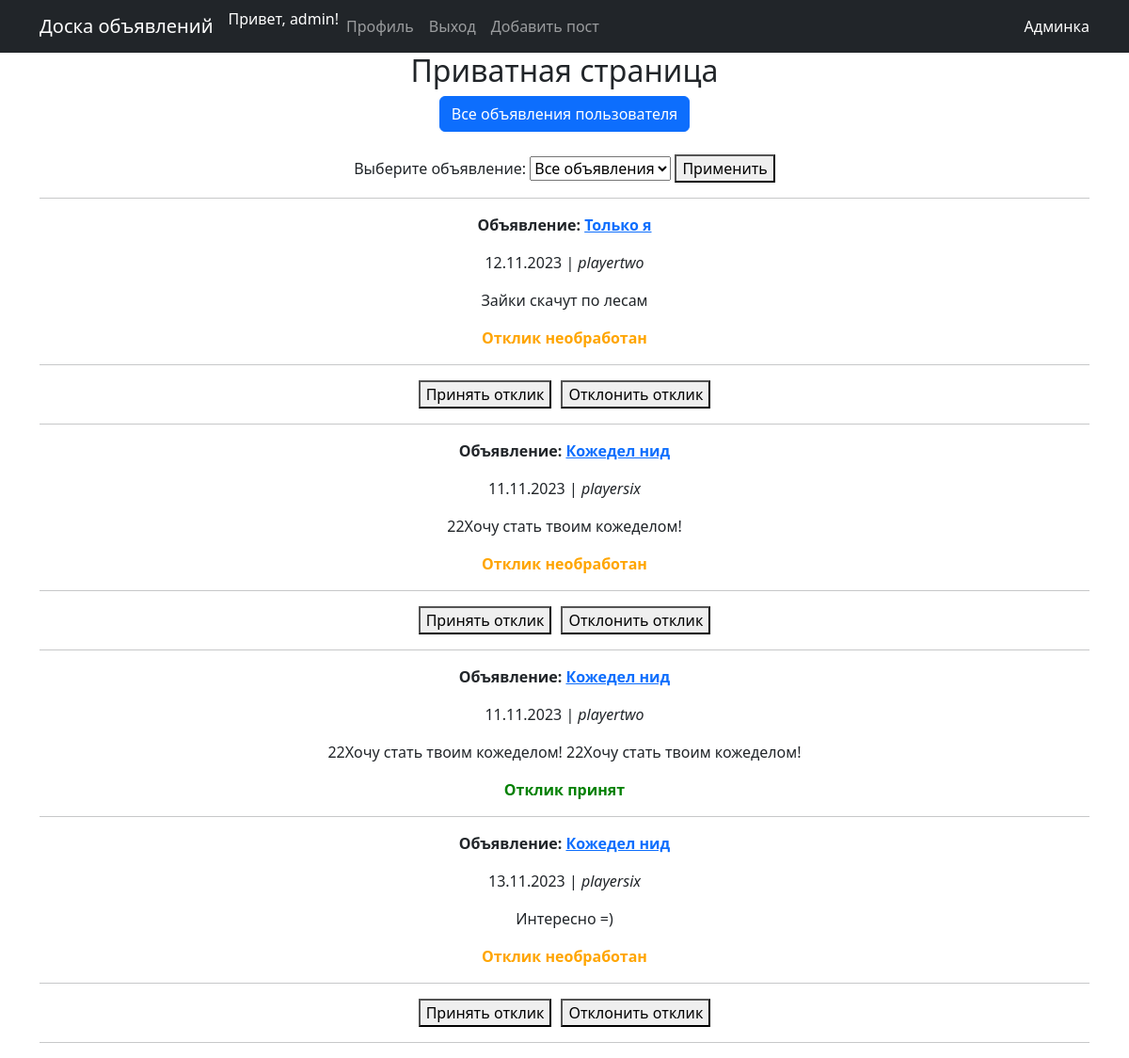
/profile/ (signed in), run on the app's committed database.
### board/models.py (models this page shows, shortened)
class Response(models.Model):
    STATUS_CHOICES = (
        ('undefined', 'Неопределенный'),
        ('accepted', 'Принят'),
        ('rejected', 'Отклонен'),
    )
    author = models.ForeignKey(User, on_delete=models.CASCADE, verbose_name='Автор')
    post = models.ForeignKey(Post, on_delete=models.CASCADE, related_name='replies', verbose_name='Пост')
    data_creation = models.DateTimeField(auto_now_add=True, verbose_name='Время создания')
    content = models.TextField(verbose_name='Текст')
    status = models.CharField(max_length=10, choices=STATUS_CHOICES, default='undefined')

class Post(models.Model):
    author = models.ForeignKey(User, on_delete=models.CASCADE, verbose_name='Автор')
    LIST_CHOICE = [
        ('Tanks', 'Танки'),
        ('Healers', 'Хилы'),
        ('DD', 'ДД'),
        ('Traders', 'Торговцы'),
        ('GM', 'Гилдмастеры'),
        ('QG', 'Квестгиверы'),
        ('Smiths', 'Кузнецы'),
        ('Leatherworkers', 'Кожевники'),
        ('Potions', 'Зельевары'),
        ('Spell', 'Мастера заклинаний')
    ]
    category = models.CharField(max_length=18, choices=LIST_CHOICE, verbose_name='Категория')
    title = models.CharField(max_length=256, verbose_name='Название')
    content = RichTextUploadingField(config_name='special', verbose_name='Текст', null=True)
    data_creation = models.DateTimeField(auto_now_add=True, verbose_name='Время создания')

### board/views.py (the view)
# urls.py: path('profile/', profile, name='profile'),
@login_required
def profile(request):       # профиль
    posts = Post.objects.filter(author=request.user)
    responses = Response.objects.filter(post__in=posts)
    selected_post_id = request.GET.get('post_id')
    if selected_post_id:
        responses = responses.filter(post_id=selected_post_id)
    return render(request, 'profile/profile_response.html', {'posts': posts, 'responses': responses})

### templates/profile/profile_response.html (shortened to what this page needs)
{% extends 'flatpages/default.html' %}
{% block content %}
    <h2>Приватная страница</h2>
    <a class="btn btn-primary" href="/posts_profile/">Все объявления пользователя</a>
    <br><br>
    <form method="GET" action="{% url 'profile' %}">
        <label for="post_id">Выберите объявление:</label>
        <select name="post_id" id="post_id">
            <option value="">Все объявления</option>
        </select>
        <button type="submit">Применить</button>
    </form>
    <hr>
    {% for response in responses %}
        {% if response.status != 'rejected' %}
        <div>
            <p><b>Объявление: <a href="{% url 'post' response.post.id %}">{{ response.post.title }}</a></b></p>
            <p>{{ response.data_creation|date:'d.m.Y' }} | <i>{{ response.author }}</i></p>
            <p>{{ response.content }}</p>
        </div>
        {% if response.status == 'accepted' %}
            <p style="color: green"><b>Отклик принят</b></p>
        {% elif response.status == 'rejected' %}
            <p style="color: red"><b>Отклик отклонен</b></p>
        {% elif response.status == 'undefined' %}
            <p style="color: orange"><b>Отклик необработан</b></p>
        {% endif %}
        <hr>
        {% endif %}
        {% if response.status == 'undefined' %}
            <div style="display: flex; gap: 10px; justify-content: center;">
                <form method="post" action="{% url 'response_status' response.id 'accept' %}">
                    <button type="submit">Принять отклик</button>
                </form>
                <form method="post" action="{% url 'response_status' response.id 'reject' %}">
                    <button type="submit">Отклонить отклик</button>
                </form>
            </div>
            <hr>
        {% endif %}
    {% empty %}
        <p>Нет откликов на объявления пользователя {{ user.username }}.</p>
    {% endfor %}
{% endblock %}

### templates/flatpages/default.html (shortened to what this page needs)
<!DOCTYPE html>
{% load static %}
<html lang="ru">
    <head>
        <link href="{% static 'css/styles.css' %}" rel="stylesheet" />
    </head>
    <body>
        <nav class="navbar navbar-expand-lg navbar-dark bg-dark static-top">
           <div class="container">
               <a class="navbar-brand" href="/posts">Доска объявлений</a>
               <div class="collapse navbar-collapse" id="navbarResponsive">
                   <ul class="navbar-nav ml-auto">
				{% if request.user.is_authenticated %}
                    <li class="nav-item" style="color: #ffffff">Привет, {{ request.user.username }}!</li>
                    <li class="nav-item"><a class="nav-link" href="/profile/">Профиль</a></li>
                    <li class="nav-item"><a class="nav-link" href="/accounts/logout/">Выход</a></li>
                {% else %}
                     <li class="nav-item"><a class="nav-link" href="/accounts/login/">Пожалуйста, войдите на сайт.</a></li>
                {% endif %}
               {% if perms.board.change_post or perms.board.delete_post %}
					<li class="nav-item"><a class="nav-link" href="/posts/add/">Добавить пост</a>
                       </li>
               {% endif %}
                   </ul>
               </div>
        {% if request.user.is_authenticated and request.user.is_superuser %}
               <a class="nav-link active"  style="color: #ffffff" aria-current="page" href="/admin/">Админка</a>
        {% endif %}
           </div>
        </nav>
        <div class="container">
           <div class="row">
               <div class="col-lg-12 text-center">
               {% autoescape off %}
                   {% block content %}{% endblock content %}
               {% endautoescape %}
               </div>
           </div>
        </div>
    </body>
</html>

### data on the page
Response: post "Только я", data_creation "12.11.2023", author "playertwo", content "Зайки скачут по лесам", status "Отклик необработан"
Response: post "Кожедел нид", data_creation "11.11.2023", author "playersix", content "22Хочу стать твоим кожеделом!", status "Отклик необработан"
Response: post "Кожедел нид", data_creation "11.11.2023", author "playertwo", content "22Хочу стать твоим кожеделом! 22Хочу стать твоим кожеделом!", status "Отклик принят"
Response: post "Кожедел нид", data_creation "13.11.2023", author "playersix", content "Интересно =)", status "Отклик необработан"

### other printed values
{{ request.user.username }} "admin"
